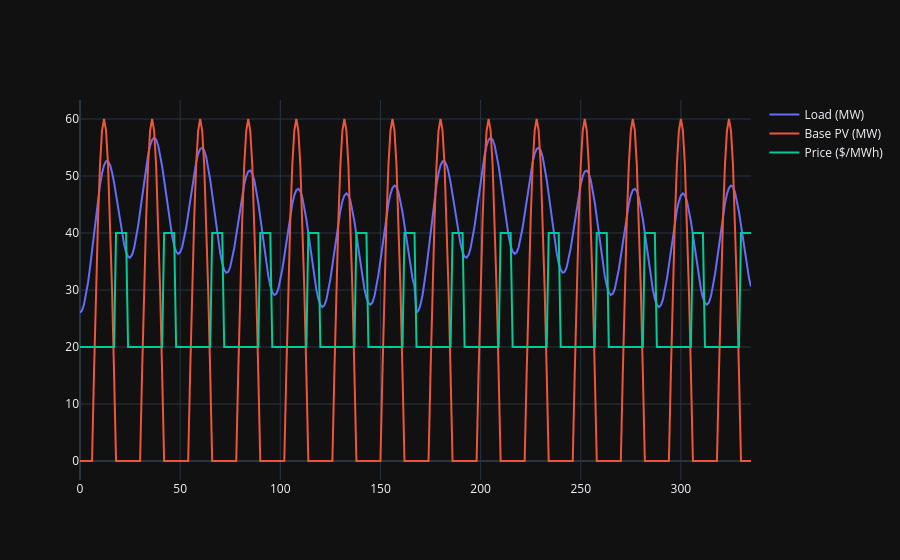

Notebook source saved alongside this figure:
### Code cell
from battery_sizing_cfa.cost_functions.lcoe import lcoe_from_results
from battery_sizing_cfa.optimizers.deterministic_sizing import optimize_pv_battery
from battery_sizing_cfa.optimizers.parametric_rbc import rbc
import numpy as np
import plotly.graph_objects as go
from pyomo.contrib.appsi.solvers.highs import Highs as AppsiHighs


# Define synthetic profiles
N = 24*14
Delta_t = 1.0
L = np.array([40 + 10*np.sin(2*np.pi*(t-7)/24) + 50*(np.sin(2*np.pi*(t-7)/(24*7))/((t/10)%(24*7/10)+3)) for t in range(N)])          # MW
PV_base = np.maximum(0, 60*np.sin(np.pi*(np.arange(N)/12 - 0.5)))           # MW
price = np.array([40 if (t%24) in range(18,24) else 20 for t in range(N)])  # $/MWh
export_price = np.ones(N)*0.1



# Plot synthetic profiles
fig = go.Figure()
time_steps = np.arange(N)
fig.add_trace(go.Scatter(x=time_steps, y=L, mode='lines', name='Load (MW)'))
fig.add_trace(go.Scatter(x=time_steps, y=PV_base, mode='lines', name='Base PV (MW)'))
fig.add_trace(go.Scatter(x=time_steps, y=price, mode='lines', name='Price ($/MWh)'))

### Figure 1 — Plotly figure (JSON) as saved in the notebook; plotly's stock layout.template omitted (floating-point values rounded to 4 significant figures; data arrays with more than 128 entries replaced by an {"elided": "..."} marker saying what was removed)
{"data": [{"mode": "lines", "name": "Load (MW)", "x": {"elided": "336 int values"}, "y": {"elided": "336 float values"}, "type": "scatter"}, {"mode": "lines", "name": "Base PV (MW)", "x": {"elided": "336 int values"}, "y": {"elided": "336 float values"}, "type": "scatter"}, {"mode": "lines", "name": "Price ($/MWh)", "x": {"elided": "336 int values"}, "y": {"elided": "336 int values"}, "type": "scatter"}], "layout": {}}
